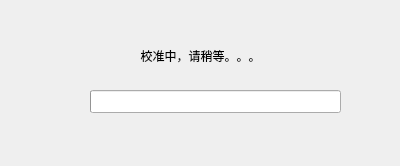
<?xml version="1.0" encoding="UTF-8"?>
<ui version="4.0">
 <class>GainAdjustBar</class>
 <widget class="QWidget" name="GainAdjustBar">
  <property name="geometry">
   <rect>
    <x>0</x>
    <y>0</y>
    <width>400</width>
    <height>166</height>
   </rect>
  </property>
  <property name="windowTitle">
   <string>增益校准</string>
  </property>
  <widget class="QLabel" name="label">
   <property name="geometry">
    <rect>
     <x>110</x>
     <y>40</y>
     <width>181</width>
     <height>31</height>
    </rect>
   </property>
   <property name="layoutDirection">
    <enum>Qt::LeftToRight</enum>
   </property>
   <property name="text">
    <string>校准中，请稍等。。。</string>
   </property>
   <property name="alignment">
    <set>Qt::AlignCenter</set>
   </property>
  </widget>
  <widget class="QProgressBar" name="progressBar">
   <property name="geometry">
    <rect>
     <x>90</x>
     <y>90</y>
     <width>251</width>
     <height>23</height>
    </rect>
   </property>
   <property name="maximum">
    <number>16</number>
   </property>
   <property name="value">
    <number>-1</number>
   </property>
  </widget>
 </widget>
 <layoutdefault spacing="6" margin="11"/>
 <resources/>
 <connections/>
</ui>
